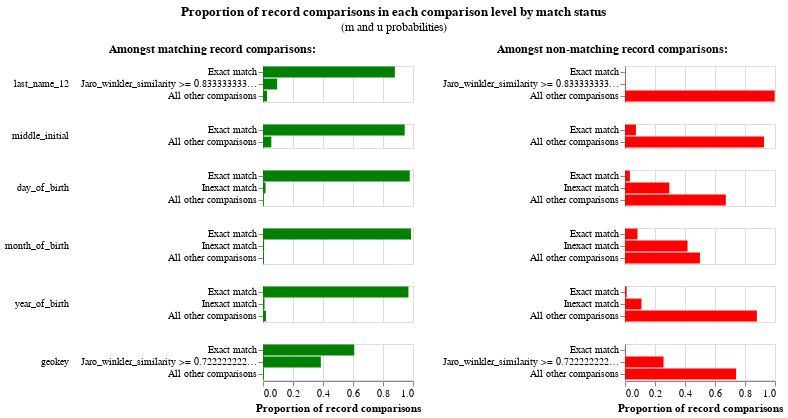

Notebook source saved alongside this figure:
### Code cell
em_session_1.m_u_values_interactive_history_chart()
